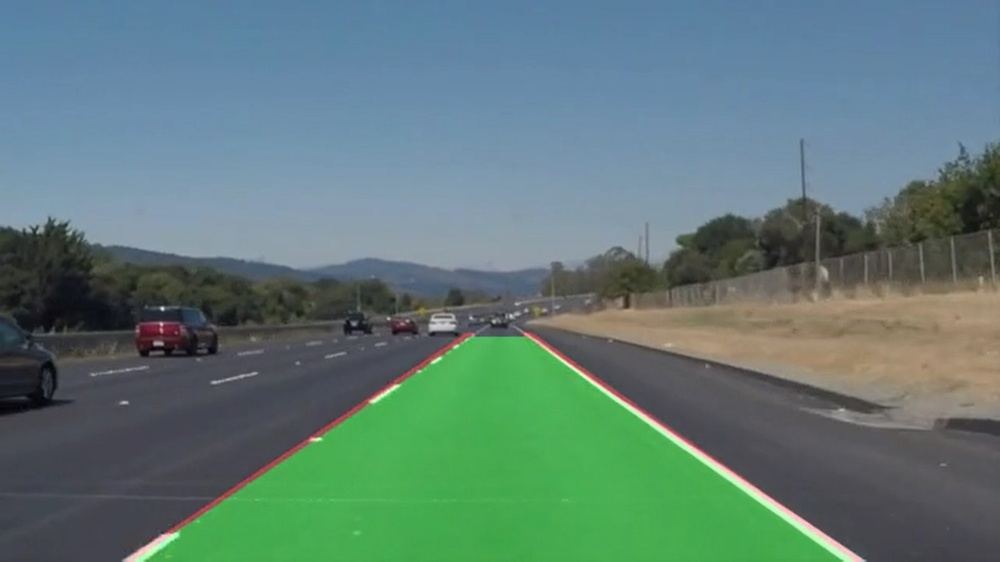
#> input picture lane_line.jpg, 1000 x 562 px, shrunk from 1920 x 1080 before the run
$ python detectLines_2.py
#> lines starting #> are read from the running program, lines starting #| are printed output that depends on the picture; after the words box and inside, x2 and y2 are one past the last pixel; in counts of white or black regions, pixels touching at a corner belong together

import matplotlib.pyplot as plt
import cv2
import numpy as np


def region_of_interest(img,vertices):
    mask=np.zeros_like(img)
    #channel_count=img.shape[2]
    #there is no need  of color channel now the image is in grayscale;in one color

    match_mask_color=(255)

    cv2.fillPoly(mask,vertices,match_mask_color)

    masked_img=cv2.bitwise_and(img,mask)

    return masked_img

#draw the line
def draw_the_lines(img,lines):
    img=np.copy(img)
    #blank image of same dimensions
    blank_image=np.zeros((img.shape[0],img.shape[1],3),dtype=np.uint8)

    for line in lines :
        #line is four coordinates of first point and second point of line
        for x1,y1,x2,y2 in line :
            cv2.line(blank_image,(x1,y1),(x2,y2),(255,190,0),thickness=10)


    img=cv2.addWeighted(img,0.8,blank_image,1,0.0)#merge two images with weight  .8 is weight, 1 is beta and 0.0 is gamma
    return img

# Load an image
image=cv2.imread('lane_line.jpg')
#> image is the input picture: shape (562, 1000, 3); mean B, G, R 119, 123.4, 95.9

#convert image into RGB format to plot on matplotlib
image=cv2.cvtColor(image,cv2.COLOR_BGR2RGB)

# Find out height and width of image

height=image.shape[0]
#> height = 562
width=image.shape[1]
#> width = 1000

#Verices of region of interest ie; triangle shape from midpoint of image
region_of_interest_vertices=[(0,height),(width/2,height/2),(width,height)]
#> region_of_interest_vertices = [(0, 562), (500, 281), (1000, 562)]

#Task 2: To find out the edges on road

#Converting image into grayscale
gray_image=cv2.cvtColor(image,cv2.COLOR_RGB2GRAY)
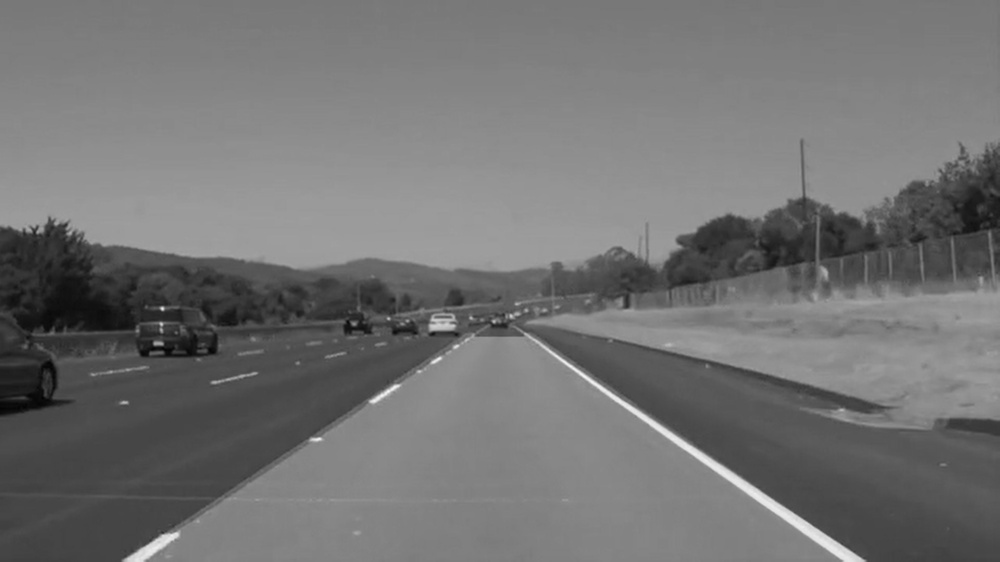
#> gray_image: shape (562, 1000); min 2, max 247, mean 114.7

#Canny is algorithm to find out edges of any object in image
edge_image=cv2.Canny(gray_image,100,200)
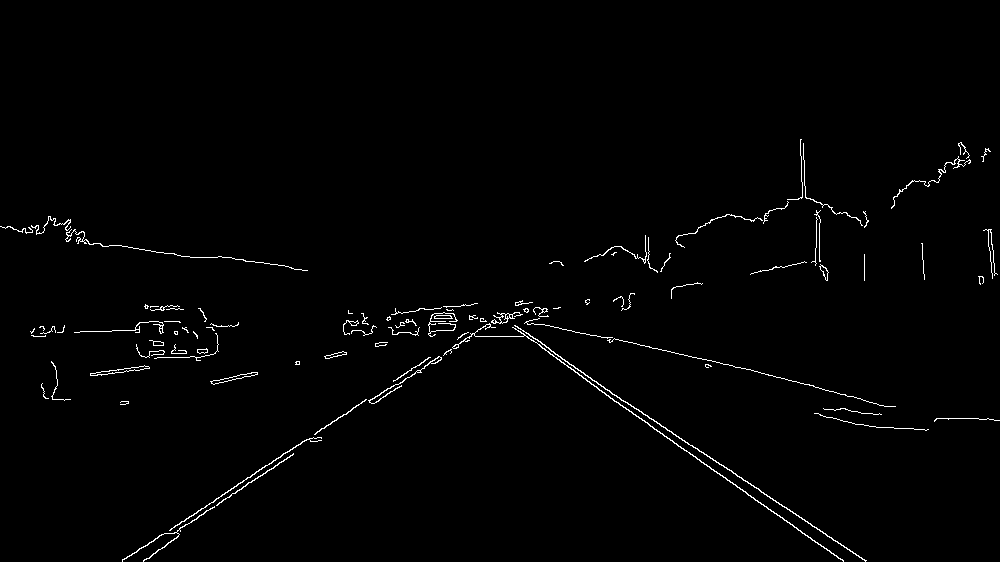
#> edge_image: shape (562, 1000); 1.2% white in thin lines or dots, all inside (x1, y1, x2, y2) = (0, 139, 1000, 562)

#after converting in gray sclae and finding the edges have to crop
croped_Img=region_of_interest(edge_image,
np.array([region_of_interest_vertices],np.int32),)
#> in region_of_interest, `cv2.fillPoly(mask,vertices,match_mask_color)`:
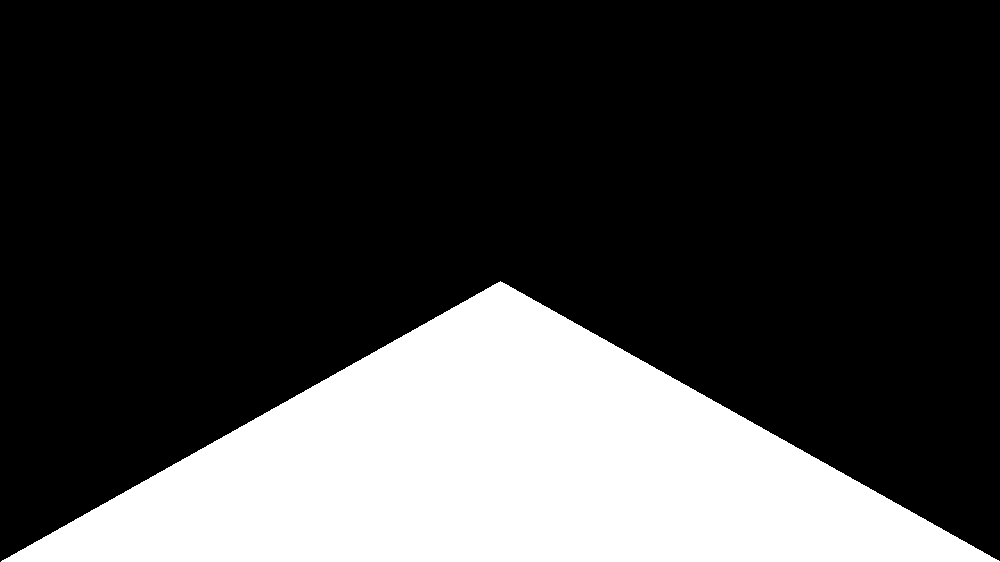
#> mask: shape (562, 1000); 25% white; 1 white region, box (x1, y1, x2, y2) and area: (1, 281, 1000, 562) 140719
#> in region_of_interest, `masked_img=cv2.bitwise_and(img,mask)`:
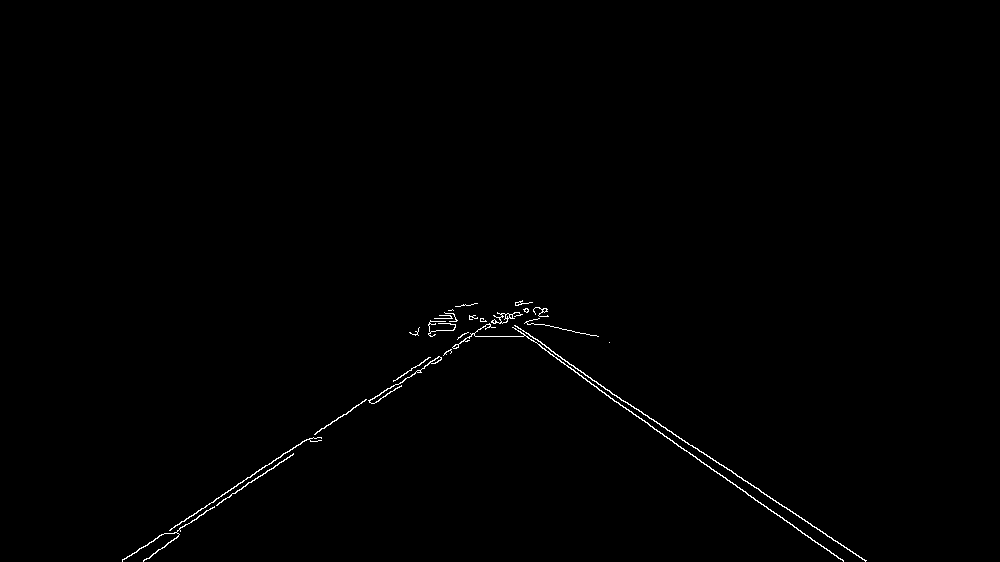
#> masked_img: shape (562, 1000); 0.49% white in thin lines or dots, all inside (x1, y1, x2, y2) = (122, 300, 867, 562)

#draw lines on the edges we got
#Hough Transform is a method that is used in image processing to detect
#  any shape, if that shape can be represented in mathematical form
#It can detect the shape even if it is broken or distorted a little bit.

lines=cv2.HoughLinesP(croped_Img,
                        rho=6,
                        theta=np.pi/60,
                        threshold=160,
                        lines=np.array([]),
                        minLineLength=40,
                        maxLineGap=25)
#> lines = 19 rows, first 6: [173, 533, 283, 461], [122, 559, 351, 410], [779, 515, 843, 561], [477, 303, 583, 372], [667, 430, 866, 560], [369, 401, 519, 304]

image_lines=draw_the_lines(image,lines)
#> the loop in draw_the_lines, `for line in lines :` made 19 passes
#> line on passes 1 to 12: [[173, 533, 283, 461]], [[122, 559, 351, 410]], [[779, 515, 843, 561]], [[477, 303, 583, 372]], [[667, 430, 866, 560]], [[369, 401, 519, 304]], [[502, 317, 553, 351]], [[500, 317, 664, 436]], [[719, 473, 815, 542]], [[369, 402, 522, 303]], [[592, 380, 759, 489]], [[238, 483, 365, 400]]
#> after the loop in draw_the_lines, `for line in lines :`:
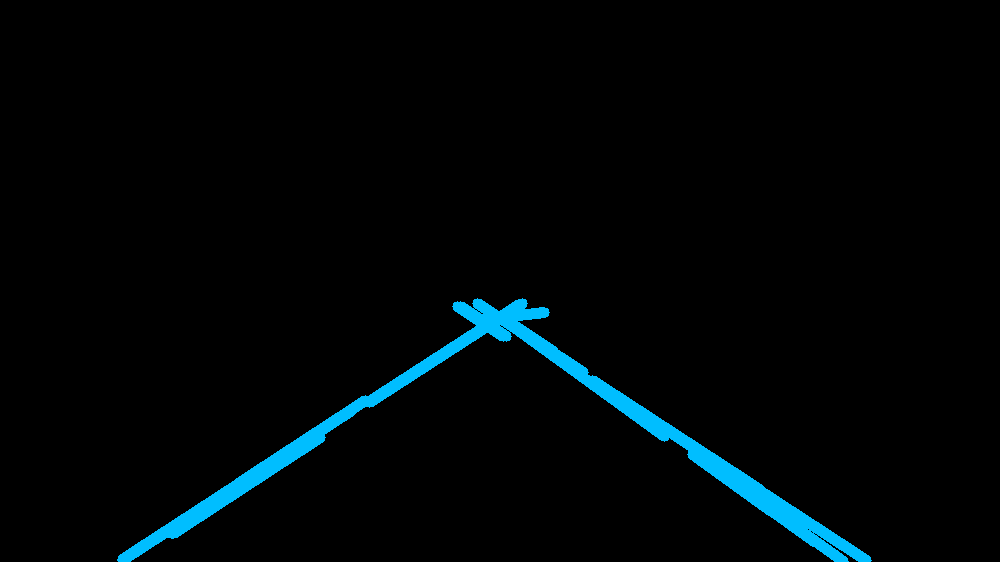
#> blank_image: shape (562, 1000, 3); mean of channels 0, 1, 2 7, 5.2, 0; drawn as B, G, R
#> in draw_the_lines, `img=cv2.addWeighted(img,0.8,blank_image,1,0.0)#merge two images with w..`:
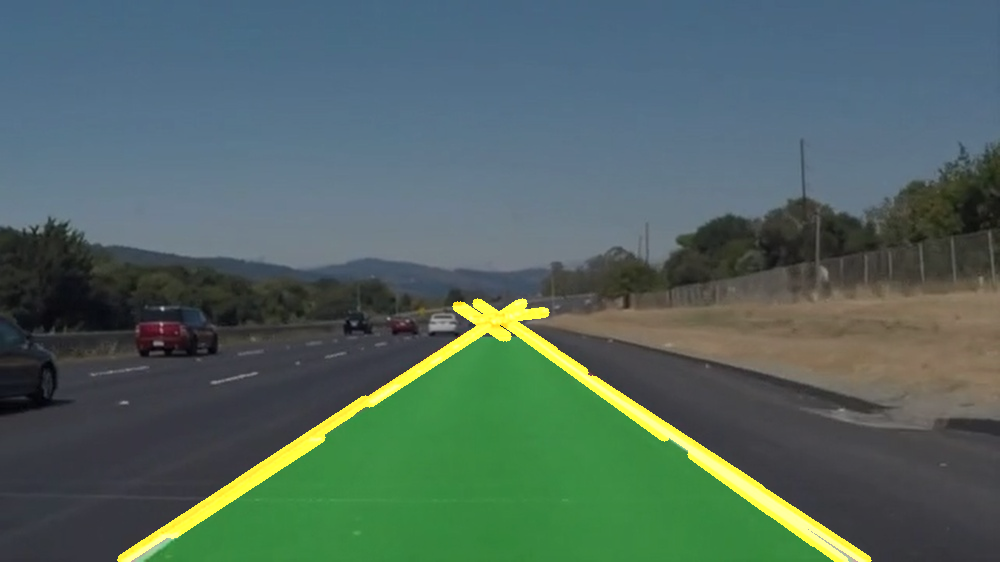
#> img: shape (562, 1000, 3); mean R, G, B 80.9, 102.7, 95.2
plt.imshow(image_lines)
plt.show()
